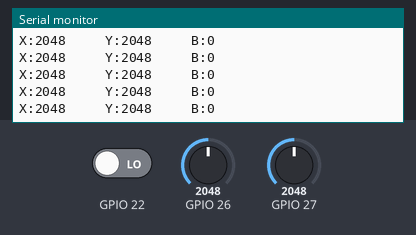
A sketch run on a simulated ESP32. On the bench: the last lines printed to the serial monitor. Inputs (shaded band) come from the test bench; at power-on: GPIO 26 = 2048, GPIO 27 = 2048, GPIO 22 LOW.

Above: at 1.2 s.
1.3 s: GPIO 26 set to 2866
At 1.31 s:
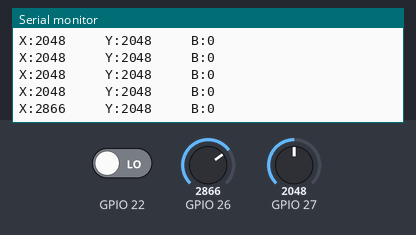
2.8 s: GPIO 27 set to 2866
At 2.82 s:
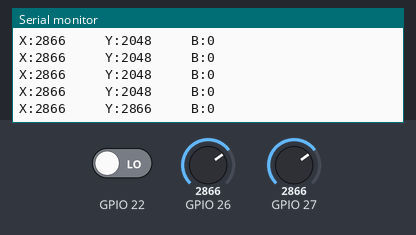
4.3 s: GPIO 22 driven HIGH
At 4.32 s:
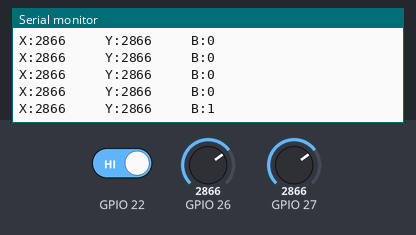
5.8 s: GPIO 26 set to 3603
At 5.83 s:
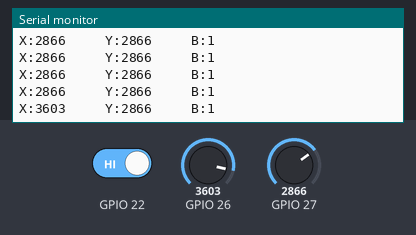
7.3 s: GPIO 27 set to 3603
At 7.34 s:
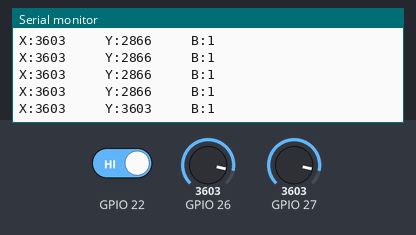
8.8 s: GPIO 22 driven LOW
At 8.84 s:
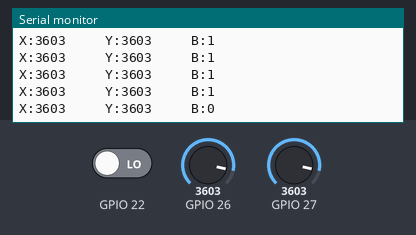
Timing chart, 0 to 11.3 s (numbered marks = the images above; inputs shaded):
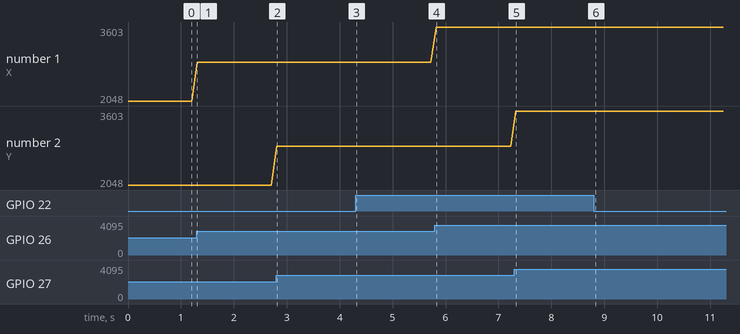

The sketch:

Joystick.ino
```cpp
/*
 * Keyes 42 in 1 Starter Kit for Raspberry Pi Pico
 * lesson 28
 * Joystick
*/
int X = 0;
int Y = 0;
int Button = 0;

void setup() {
  Serial.begin(9600);
  pinMode(22, INPUT);  //定义遥感按钮的PIN为GP22
}

void loop() {
  X = analogRead(26); //遥感的X轴引脚接ADC0
  Y = analogRead(27); //遥感的Y轴引脚接ADC1
  Button = digitalRead(22);  //读取按钮的状态，并在下方打印出来
  Serial.write("X:");
  Serial.print(X);
  Serial.write("     Y:");
  Serial.print(Y);
  Serial.write("     B:");
  Serial.println(Button);
  delay(100);

}
```

Measured:
- after the input at 1.3 s, the serial monitor: prints a new line at once (image 1)
- after the input at 2.8 s, the serial monitor: prints a new line at once (image 2)
- after the input at 4.3 s, the serial monitor: prints a new line at once (image 3)
- after the input at 5.8 s, the serial monitor: prints a new line at once (image 4)
- after the input at 7.3 s, the serial monitor: prints a new line at once (image 5)
- after the input at 8.8 s, the serial monitor: prints a new line at once (image 6)
- plotted number 1: 2048 → 2866 after the input at 1.3 s, 2866 → 3603 after the input at 5.8 s
